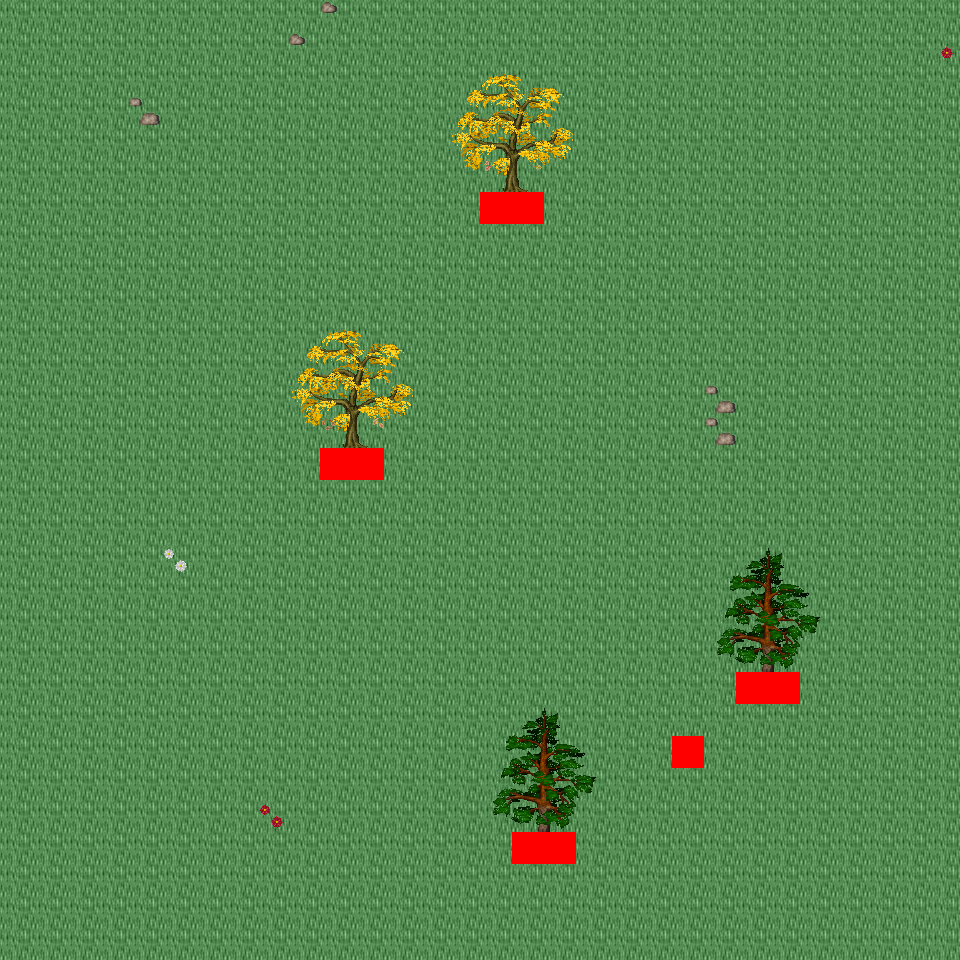

Below is a game level as drawn by its tile map, then a one-line description and the .tmx that defines it (tile-layer data replaced by summaries):
An orthogonal 30x30 tile map with 32x32 px tiles, 6 tile layers (Ground, Object, Object2, Above, ...), 25 tilesets and 3 objects (3x mapExit).

<map version="1.0" orientation="orthogonal" renderorder="right-down" width="30" height="30" tilewidth="32" tileheight="32" nextobjectid="4">
  <tileset firstgid="1" name="tileset_logic_collision" tilewidth="32" tileheight="32" tilecount="1" columns="1">
    <image source="../drawable/tileset_logic_collision.png" width="32" height="32" />
  </tileset>
  <tileset firstgid="2" name="tileset_ground_ridge_earth_pale" tilewidth="32" tileheight="32" tilecount="96" columns="12">
    <image source="../drawable/tileset_ground_ridge_earth_pale.png" width="384" height="256" />
  </tileset>
  <tileset firstgid="98" name="tileset_ground_ridge_earth_dark" tilewidth="32" tileheight="32" tilecount="96" columns="12">
    <image source="../drawable/tileset_ground_ridge_earth_dark.png" width="384" height="256" />
  </tileset>
  <tileset firstgid="194" name="tileset_ground_ground" tilewidth="32" tileheight="32" tilecount="33" columns="3">
    <image source="../drawable/tileset_ground_ground.png" width="96" height="352" />
  </tileset>
  <tileset firstgid="227" name="tileset_plant_stump_small_stump" tilewidth="32" tileheight="32" tilecount="4" columns="2">
    <image source="../drawable/tileset_plant_stump_small_stump.png" width="64" height="64" />
  </tileset>
  <tileset firstgid="231" name="tileset_plant_tree_fall_trees" tilewidth="32" tileheight="32" tilecount="40" columns="8">
    <image source="../drawable/tileset_plant_tree_fall_trees.png" width="256" height="160" />
  </tileset>
  <tileset firstgid="271" name="tileset_plant_tree_pine_tree" tilewidth="32" tileheight="32" tilecount="20" columns="4">
    <image source="../drawable/tileset_plant_tree_pine_tree.png" width="128" height="160" />
  </tileset>
  <tileset firstgid="291" name="tileset_plant_tree_tree_darkgreen" tilewidth="32" tileheight="32" tilecount="88" columns="8">
    <image source="../drawable/tileset_plant_tree_tree_darkgreen.png" width="256" height="352" />
  </tileset>
  <tileset firstgid="379" name="tileset_plant_leaves" tilewidth="32" tileheight="32" tilecount="8" columns="4">
    <image source="../drawable/tileset_plant_leaves.png" width="128" height="64" />
  </tileset>
  <tileset firstgid="387" name="tileset_plant_flower_daisy_blue" tilewidth="32" tileheight="32" tilecount="8" columns="2">
    <image source="../drawable/tileset_plant_flower_daisy_blue.png" width="64" height="128" />
  </tileset>
  <tileset firstgid="395" name="tileset_plant_flower_daisy_red" tilewidth="32" tileheight="32" tilecount="8" columns="2">
    <image source="../drawable/tileset_plant_flower_daisy_red.png" width="64" height="128" />
  </tileset>
  <tileset firstgid="403" name="tileset_plant_flower_daisy_white" tilewidth="32" tileheight="32" tilecount="8" columns="2">
    <image source="../drawable/tileset_plant_flower_daisy_white.png" width="64" height="128" />
  </tileset>
  <tileset firstgid="411" name="tileset_plant_flower_daisy_yellow" tilewidth="32" tileheight="32" tilecount="8" columns="2">
    <image source="../drawable/tileset_plant_flower_daisy_yellow.png" width="64" height="128" />
  </tileset>
  <tileset firstgid="419" name="tileset_ground_grass_corners" tilewidth="32" tileheight="32" tilecount="24" columns="6">
    <image source="../drawable/tileset_ground_grass_corners.png" width="192" height="128" />
  </tileset>
  <tileset firstgid="443" name="tileset_ground_grass_edges" tilewidth="32" tileheight="32" tilecount="36" columns="12">
    <image source="../drawable/tileset_ground_grass_edges.png" width="384" height="96" />
  </tileset>
  <tileset firstgid="479" name="tileset_ground_rock_pebbles" tilewidth="32" tileheight="32" tilecount="3" columns="1">
    <image source="../drawable/tileset_ground_rock_pebbles.png" width="32" height="96" />
  </tileset>
  <tileset firstgid="482" name="tileset_logic_portal" tilewidth="32" tileheight="32" tilecount="24" columns="8">
    <image source="../drawable/tileset_logic_portal.png" width="256" height="96" />
  </tileset>
  <tileset firstgid="506" name="tileset_logic_creature_ent" tilewidth="32" tileheight="32" tilecount="4" columns="4">
    <image source="../drawable/tileset_logic_creature_ent.png" width="128" height="32" />
  </tileset>
  <tileset firstgid="510" name="tileset_logic_creature_animal" tilewidth="32" tileheight="32" tilecount="32" columns="8">
    <image source="../drawable/tileset_logic_creature_animal.png" width="256" height="128" />
  </tileset>
  <tileset firstgid="542" name="tileset_logic_creature_human_evil" tilewidth="32" tileheight="32" tilecount="16" columns="8">
    <image source="../drawable/tileset_logic_creature_human_evil.png" width="256" height="64" />
  </tileset>
  <tileset firstgid="558" name="tileset_terrain_grassland" tilewidth="32" tileheight="32" tilecount="88" columns="8">
    <image source="../drawable/tileset_terrain_grassland.png" width="256" height="352" />
  </tileset>
  <tileset firstgid="646" name="tileset_terrain_cave_opening" tilewidth="32" tileheight="32" tilecount="12" columns="3">
    <image source="../drawable/tileset_terrain_cave_opening.png" width="96" height="128" />
  </tileset>
  <tileset firstgid="658" name="tileset_ground_ladder_vertical_dark" tilewidth="32" tileheight="32" tilecount="3" columns="3">
    <image source="../drawable/tileset_ground_ladder_vertical_dark.png" width="96" height="32" />
  </tileset>
  <tileset firstgid="661" name="tileset_plant_flower_flowers_mixed" tilewidth="32" tileheight="32" tilecount="16" columns="4">
    <image source="../drawable/tileset_plant_flower_flowers_mixed.png" width="128" height="128" />
  </tileset>
  <tileset firstgid="677" name="tileset_logic_creature_reptile" tilewidth="32" tileheight="32" tilecount="7" columns="7">
    <image source="../drawable/tileset_logic_creature_reptile.png" width="224" height="32" />
  </tileset>
  <layer name="Ground" width="30" height="30">
    <data>[900 cells, 900 non-empty, 1 distinct tile ids]</data>
  </layer>
  <layer name="Object" width="30" height="30">
    <data>[900 cells, 12 non-empty, 8 distinct tile ids]</data>
  </layer>
  <layer name="Object2" width="30" height="30">
    <data>[900 cells, 13 non-empty, 10 distinct tile ids]</data>
  </layer>
  <layer name="Above" width="30" height="30">
    <data>[900 cells, 64 non-empty, 32 distinct tile ids]</data>
  </layer>
  <layer name="Above2" width="30" height="30">
    <data>[900 cells, 0 non-empty, 0 distinct tile ids]</data>
  </layer>
  <layer name="Walkable" width="30" height="30">
    <data>[900 cells, 9 non-empty, 1 distinct tile ids]</data>
  </layer>
  <objectgroup name="MapEvents">
    <object id="1" name="north" type="mapExit" x="0" y="0" width="960" height="32">
      <properties>
        <property name="map" value="level_0_x51_y25" />
        <property name="x" value="0" />
        <property name="y" value="28" />
      </properties>
    </object>
    <object id="2" name="south" type="mapExit" x="0" y="928" width="960" height="32">
      <properties>
        <property name="map" value="level_0_x51_y27" />
        <property name="x" value="0" />
        <property name="y" value="1" />
      </properties>
    </object>
    <object id="3" name="east" type="mapExit" x="928" y="0" width="32" height="960">
      <properties>
        <property name="map" value="level_0_x52_y26" />
        <property name="x" value="1" />
        <property name="y" value="0" />
      </properties>
    </object>
  </objectgroup>
</map>
